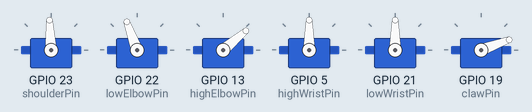
Simulated run of this sketch. Board: ESP32. Parts: 6 × servo.

Above: at 0.0 s.
At 5.95 s:
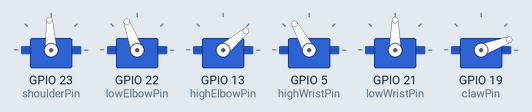
At 13.65 s:
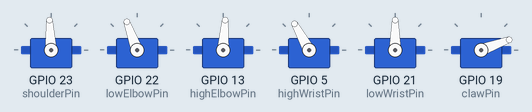
At 21.4 s:
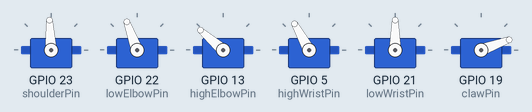
At 28.31 s:
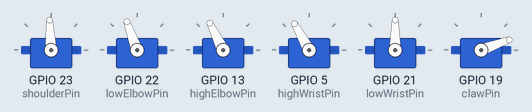
At 36.8 s:
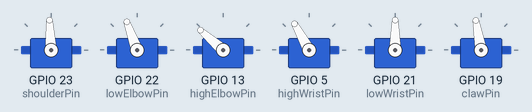
Timing chart, 0 to 40.0 s (numbered marks = the images above):
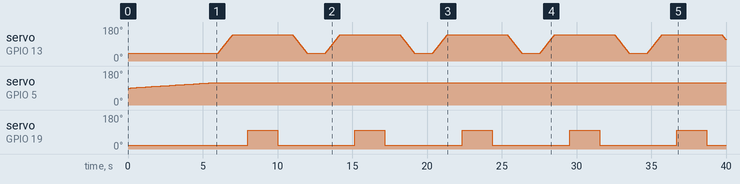

Measured:
- by itself, servo on GPIO 5 (highWristPin): moves from 90° to 119° over 5.6 s
- by itself, servo on GPIO 19 (clawPin): alternates 100° for 2.0 s and 20° for 5.2 s

The sketch:

Up_Down.ino
```cpp
#include <ESP32Servo.h>

//pin assignment
static const int shoulderPin = 23;
static const int lowElbowPin = 22;
static const int highElbowPin = 13;
static const int highWristPin = 05;
static const int lowWristPin = 21;
static const int clawPin = 19;


 int shoulderPos = 93;
 int lowElbowPos = 110;
 int highElbowPos = 40;
 int highWristPos = 90;
 int lowWristPos= 90;

//class assignment
Servo shoulder;
Servo lowElbow;
Servo highElbow;
Servo highWrist;
Servo lowWrist;
Servo claw;

void setup() {
  Serial.begin(9600);
  shoulder.attach(shoulderPin, 900, 2100);
  lowElbow.attach(lowElbowPin,900, 2100);
  highElbow.attach(highElbowPin, 1500, 1900);
  highWrist.attach(highWristPin);
  lowWrist.attach(lowWristPin);
  claw.attach(clawPin);

 int shoulderPos = 93;
 int lowElbowPos = 110;
 int highElbowPos = 40;
 int highWristPos = 90;
 int lowWristPos= 90;
      //home position
      claw.write(20);
      shoulder.write(shoulderPos);
      lowElbow.write(lowElbowPos);
      highElbow.write(highElbowPos);
      highWrist.write(highWristPos);
      lowWrist.write(lowWristPos);

}

void loop() {
  //position 2
  for (int i=highWristPos; i < 120; i++) {
      highWrist.write(i);
      highWristPos = i;
      delay(200);
      }
 for (int i=highElbowPos; i < 140; i++) {
      highElbow.write(i);
      highElbowPos = i;
      delay(10);
      }
      delay(1000);
      claw.write(100);
      delay(2000);

  // return to home position
      claw.write(20);
      delay(1000);
  for (int i=highElbowPos; i > 40; i--) {
      highElbow.write(i);
      highElbowPos = i;
      delay(10);
      }
  delay(1000);
}
```
